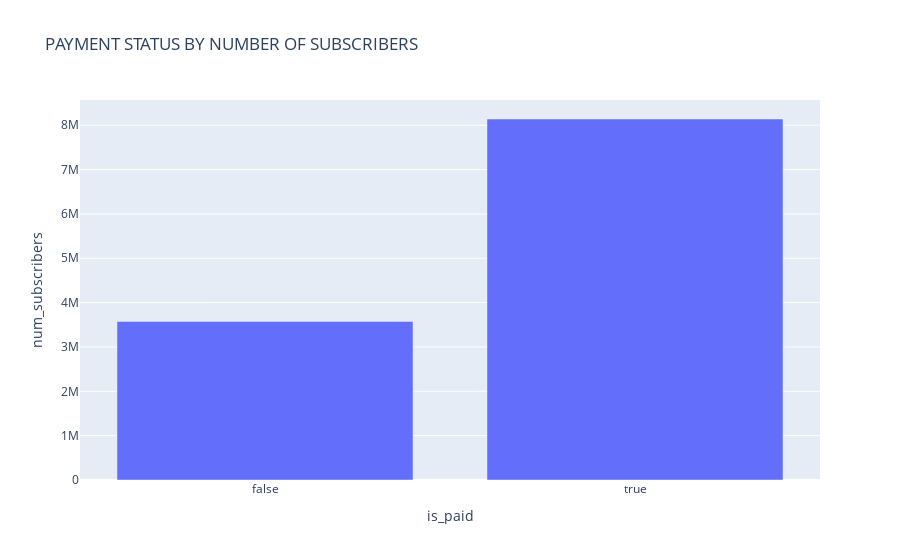

Source (notebook cell):
### Code cell
# Group the data by 'is_paid' and calculate the sum of 'num_subscribers' for each payment status
is_paid_by_num_subscribers = data.groupby('is_paid')['num_subscribers'].sum().reset_index()

# Create a bar chart using Plotly Express with 'is_paid' on the x-axis, 'num_subscribers' on the y-axis,
# and customize the title
fig = px.bar(is_paid_by_num_subscribers, x='is_paid', 
             y='num_subscribers', 
             title='PAYMENT STATUS BY NUMBER OF SUBSCRIBERS')

# Display the bar chart
fig.show()

### Figure 1 — Plotly figure (JSON) as saved in the notebook; plotly's stock layout.template omitted (floating-point values rounded to 4 significant figures)
{"data": [{"alignmentgroup": "True", "hovertemplate": "is_paid=%{x}<br>num_subscribers=%{y}<extra></extra>", "legendgroup": "", "marker": {"color": "#636efa", "pattern": {"shape": ""}}, "name": "", "offsetgroup": "", "orientation": "v", "showlegend": false, "textposition": "auto", "type": "bar", "x": [false, true], "xaxis": "x", "y": [3575525, 8140310], "yaxis": "y"}], "layout": {"barmode": "relative", "legend": {"tracegroupgap": 0}, "title": {"text": "PAYMENT STATUS BY NUMBER OF SUBSCRIBERS"}, "xaxis": {"anchor": "y", "domain": [0, 1], "title": {"text": "is_paid"}}, "yaxis": {"anchor": "x", "domain": [0, 1], "title": {"text": "num_subscribers"}}}}
